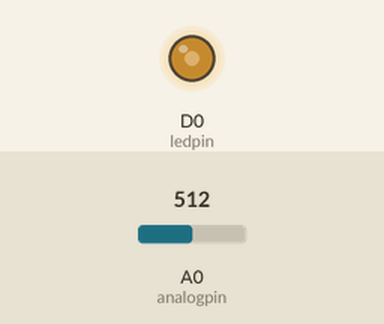
Recording of a sketch running on a simulated ESP8266 (NodeMCU). On the bench: output pins drawn as LEDs (lit = HIGH). The test bench sets the inputs (shaded band); at power-on: A0 (analogpin) = 512.

Above: at 1.2 s.
1.3 s: A0 (analogpin) set to 716
At 2.1 s:
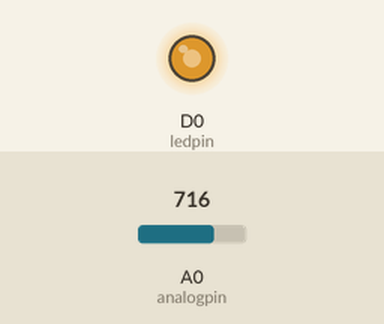
2.8 s: A0 (analogpin) set to 900
At 3.3 s:
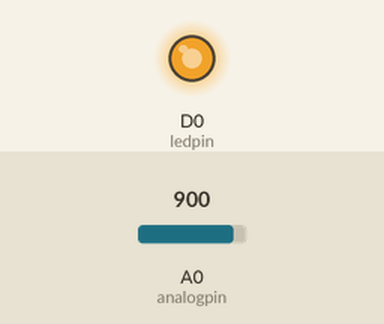
4.3 s: A0 (analogpin) set to 122
At 5.5 s:
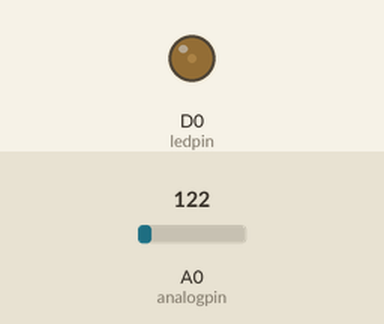
5.8 s: A0 (analogpin) set to 0
At 7.0 s:
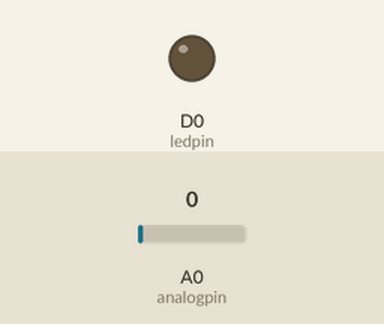
Timing chart, 0 to 8.3 s (numbered marks = the images above; inputs shaded):
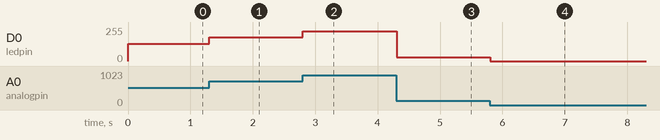

The sketch:

LED_Control_Using_PWM_and_AnalogPinA0.ino
```cpp
#include<Servo.h>

#define ledpin D0
#define analogpin A0

void setup() {
  // put your setup code here, to run once:
  pinMode(ledpin,OUTPUT);
  pinMode(analogpin,INPUT);
  Serial.begin(9600);

}

void loop() {

  int poten = analogRead(analogpin);
  int mappedPoten = map(poten,0,1023,0,255);


  // put your main code here, to run repeatedly:
  //Serial.println("Led ON");
  analogWrite(ledpin,mappedPoten);
  delay(100);


}
```

Measured:
- after the input at 1.3 s, D0 (ledpin): 128/255 → 178/255 at once
- after the input at 2.8 s, D0 (ledpin): 178/255 → 224/255 at once
- after the input at 4.3 s, D0 (ledpin): 224/255 → 30/255 at once
- after the input at 5.8 s, D0 (ledpin): 30/255 → 0/255 at once
